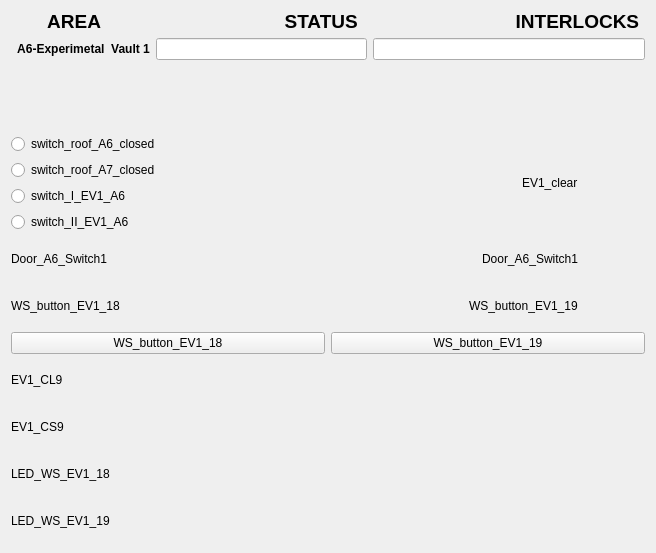
<?xml version="1.0" encoding="UTF-8"?>
<ui version="4.0">
 <class>Form</class>
 <widget class="QWidget" name="Form">
  <property name="geometry">
   <rect>
    <x>0</x>
    <y>0</y>
    <width>621</width>
    <height>553</height>
   </rect>
  </property>
  <property name="windowTitle">
   <string>Form</string>
  </property>
  <layout class="QVBoxLayout" name="verticalLayout_3">
   <item>
    <layout class="QVBoxLayout" name="verticalLayout">
     <item>
      <widget class="QLabel" name="label_4">
       <property name="maximumSize">
        <size>
         <width>16777215</width>
         <height>21</height>
        </size>
       </property>
       <property name="font">
        <font>
         <pointsize>14</pointsize>
         <weight>75</weight>
         <bold>true</bold>
        </font>
       </property>
       <property name="text">
        <string>       AREA                                   STATUS                              INTERLOCKS </string>
       </property>
      </widget>
     </item>
     <item>
      <layout class="QFormLayout" name="formLayout_2">
       <property name="fieldGrowthPolicy">
        <enum>QFormLayout::AllNonFixedFieldsGrow</enum>
       </property>
       <item row="0" column="0">
        <widget class="QLabel" name="label_2">
         <property name="font">
          <font>
           <weight>75</weight>
           <bold>true</bold>
          </font>
         </property>
         <property name="text">
          <string>  A6-Experimetal  Vault 1</string>
         </property>
        </widget>
       </item>
       <item row="0" column="1">
        <layout class="QHBoxLayout" name="horizontalLayout">
         <item>
          <widget class="QELineEdit" name="qelineedit_3">
           <property name="maximumSize">
            <size>
             <width>211</width>
             <height>16777215</height>
            </size>
           </property>
           <property name="alignment">
            <set>Qt::AlignCenter</set>
           </property>
           <property name="variable" stdset="0">
            <string>VCS:EV1-CLR-STATS</string>
           </property>
          </widget>
         </item>
         <item>
          <widget class="QELineEdit" name="qelineedit">
           <property name="alignment">
            <set>Qt::AlignCenter</set>
           </property>
           <property name="variable" stdset="0">
            <string>VCS:EV1-INTLCK-STATS</string>
           </property>
          </widget>
         </item>
        </layout>
       </item>
      </layout>
     </item>
    </layout>
   </item>
   <item>
    <layout class="QHBoxLayout" name="horizontalLayout_9">
     <item>
      <layout class="QVBoxLayout" name="verticalLayout_2">
       <item>
        <widget class="QERadioButton" name="qeradiobutton_3">
         <property name="text">
          <string>switch_roof_A6_closed</string>
         </property>
         <property name="autoExclusive">
          <bool>false</bool>
         </property>
         <property name="variable" stdset="0">
          <string>VCS:SW-RF-A6-CLSD</string>
         </property>
         <property name="format" stdset="0">
          <enum>QERadioButton::LocalEnumeration</enum>
         </property>
         <property name="pressText">
          <string>0</string>
         </property>
         <property name="releaseText">
          <string>1</string>
         </property>
        </widget>
       </item>
       <item>
        <widget class="QERadioButton" name="qeradiobutton">
         <property name="text">
          <string>switch_roof_A7_closed</string>
         </property>
         <property name="autoExclusive">
          <bool>false</bool>
         </property>
         <property name="variable" stdset="0">
          <string>VCS:SW-RF-A7-CLSD</string>
         </property>
         <property name="format" stdset="0">
          <enum>QERadioButton::LocalEnumeration</enum>
         </property>
         <property name="pressText">
          <string>0</string>
         </property>
         <property name="releaseText">
          <string>1</string>
         </property>
        </widget>
       </item>
       <item>
        <widget class="QERadioButton" name="qeradiobutton_4">
         <property name="text">
          <string>switch_I_EV1_A6</string>
         </property>
         <property name="variable" stdset="0">
          <string>VCS:SW-I-EV1-A6</string>
         </property>
         <property name="format" stdset="0">
          <enum>QERadioButton::LocalEnumeration</enum>
         </property>
         <property name="pressText">
          <string>1</string>
         </property>
         <property name="releaseText">
          <string>0</string>
         </property>
        </widget>
       </item>
       <item>
        <widget class="QERadioButton" name="qeradiobutton_2">
         <property name="text">
          <string>switch_II_EV1_A6</string>
         </property>
         <property name="autoExclusive">
          <bool>false</bool>
         </property>
         <property name="variable" stdset="0">
          <string>VCS:SW-II-EV1-A6</string>
         </property>
         <property name="format" stdset="0">
          <enum>QERadioButton::Integer</enum>
         </property>
        </widget>
       </item>
      </layout>
     </item>
     <item>
      <spacer name="horizontalSpacer">
       <property name="orientation">
        <enum>Qt::Horizontal</enum>
       </property>
       <property name="sizeHint" stdset="0">
        <size>
         <width>40</width>
         <height>20</height>
        </size>
       </property>
      </spacer>
     </item>
     <item>
      <layout class="QHBoxLayout" name="horizontalLayout_8">
       <item>
        <widget class="QLabel" name="label_9">
         <property name="maximumSize">
          <size>
           <width>16777215</width>
           <height>20</height>
          </size>
         </property>
         <property name="text">
          <string>EV1_clear</string>
         </property>
        </widget>
       </item>
       <item>
        <widget class="QEBitStatus" name="qebitstatus_3">
         <property name="minimumSize">
          <size>
           <width>61</width>
           <height>41</height>
          </size>
         </property>
         <property name="maximumSize">
          <size>
           <width>61</width>
           <height>41</height>
          </size>
         </property>
         <property name="numberOfBits">
          <number>1</number>
         </property>
         <property name="shape">
          <enum>QBitStatus::Circle</enum>
         </property>
         <property name="offColour">
          <color>
           <red>0</red>
           <green>77</green>
           <blue>0</blue>
          </color>
         </property>
         <property name="variable" stdset="0">
          <string>VCS:EV1-CLEAR</string>
         </property>
        </widget>
       </item>
      </layout>
     </item>
    </layout>
   </item>
   <item>
    <layout class="QHBoxLayout" name="horizontalLayout_3">
     <item>
      <layout class="QHBoxLayout" name="horizontalLayout_14">
       <item>
        <widget class="QLabel" name="label_10">
         <property name="maximumSize">
          <size>
           <width>152</width>
           <height>16777215</height>
          </size>
         </property>
         <property name="text">
          <string>Door_A6_Switch1</string>
         </property>
        </widget>
       </item>
       <item>
        <widget class="QEBitStatus" name="qebitstatus_7">
         <property name="minimumSize">
          <size>
           <width>61</width>
           <height>41</height>
          </size>
         </property>
         <property name="maximumSize">
          <size>
           <width>61</width>
           <height>41</height>
          </size>
         </property>
         <property name="numberOfBits">
          <number>1</number>
         </property>
         <property name="shape">
          <enum>QBitStatus::Circle</enum>
         </property>
         <property name="offColour">
          <color>
           <red>0</red>
           <green>66</green>
           <blue>0</blue>
          </color>
         </property>
         <property name="variable" stdset="0">
          <string>VCS:SW-I-EV1-A6</string>
         </property>
         <property name="displayAlarmStateOption" stdset="0">
          <enum>QEBitStatus::Never</enum>
         </property>
        </widget>
       </item>
      </layout>
     </item>
     <item>
      <layout class="QHBoxLayout" name="horizontalLayout_15">
       <item>
        <spacer name="horizontalSpacer_4">
         <property name="orientation">
          <enum>Qt::Horizontal</enum>
         </property>
         <property name="sizeHint" stdset="0">
          <size>
           <width>40</width>
           <height>20</height>
          </size>
         </property>
        </spacer>
       </item>
       <item>
        <widget class="QLabel" name="label_11">
         <property name="maximumSize">
          <size>
           <width>152</width>
           <height>16777215</height>
          </size>
         </property>
         <property name="text">
          <string>Door_A6_Switch1</string>
         </property>
        </widget>
       </item>
       <item>
        <widget class="QEBitStatus" name="qebitstatus_9">
         <property name="minimumSize">
          <size>
           <width>61</width>
           <height>41</height>
          </size>
         </property>
         <property name="maximumSize">
          <size>
           <width>61</width>
           <height>41</height>
          </size>
         </property>
         <property name="numberOfBits">
          <number>1</number>
         </property>
         <property name="shape">
          <enum>QBitStatus::Circle</enum>
         </property>
         <property name="offColour">
          <color>
           <red>0</red>
           <green>66</green>
           <blue>0</blue>
          </color>
         </property>
         <property name="variable" stdset="0">
          <string>VCS:SW-I-EV1-A6</string>
         </property>
         <property name="displayAlarmStateOption" stdset="0">
          <enum>QEBitStatus::Never</enum>
         </property>
        </widget>
       </item>
      </layout>
     </item>
    </layout>
   </item>
   <item>
    <layout class="QHBoxLayout" name="horizontalLayout_2">
     <item>
      <layout class="QHBoxLayout" name="horizontalLayout_10">
       <item>
        <widget class="QLabel" name="label">
         <property name="maximumSize">
          <size>
           <width>152</width>
           <height>16777215</height>
          </size>
         </property>
         <property name="text">
          <string>WS_button_EV1_18</string>
         </property>
        </widget>
       </item>
       <item>
        <widget class="QEBitStatus" name="qebitstatus_6">
         <property name="minimumSize">
          <size>
           <width>61</width>
           <height>41</height>
          </size>
         </property>
         <property name="maximumSize">
          <size>
           <width>61</width>
           <height>41</height>
          </size>
         </property>
         <property name="numberOfBits">
          <number>1</number>
         </property>
         <property name="shape">
          <enum>QBitStatus::Circle</enum>
         </property>
         <property name="offColour">
          <color>
           <red>0</red>
           <green>66</green>
           <blue>0</blue>
          </color>
         </property>
         <property name="variable" stdset="0">
          <string>VCS:WS-BUT-EV1-18</string>
         </property>
         <property name="displayAlarmStateOption" stdset="0">
          <enum>QEBitStatus::Never</enum>
         </property>
        </widget>
       </item>
      </layout>
     </item>
     <item>
      <layout class="QHBoxLayout" name="horizontalLayout_11">
       <item>
        <spacer name="horizontalSpacer_3">
         <property name="orientation">
          <enum>Qt::Horizontal</enum>
         </property>
         <property name="sizeHint" stdset="0">
          <size>
           <width>40</width>
           <height>20</height>
          </size>
         </property>
        </spacer>
       </item>
       <item>
        <widget class="QLabel" name="label_3">
         <property name="maximumSize">
          <size>
           <width>152</width>
           <height>16777215</height>
          </size>
         </property>
         <property name="text">
          <string>WS_button_EV1_19</string>
         </property>
        </widget>
       </item>
       <item>
        <widget class="QEBitStatus" name="qebitstatus_8">
         <property name="minimumSize">
          <size>
           <width>61</width>
           <height>41</height>
          </size>
         </property>
         <property name="maximumSize">
          <size>
           <width>61</width>
           <height>41</height>
          </size>
         </property>
         <property name="numberOfBits">
          <number>1</number>
         </property>
         <property name="shape">
          <enum>QBitStatus::Circle</enum>
         </property>
         <property name="offColour">
          <color>
           <red>0</red>
           <green>66</green>
           <blue>0</blue>
          </color>
         </property>
         <property name="variable" stdset="0">
          <string>VCS:WS-BUT-EV1-19</string>
         </property>
         <property name="displayAlarmStateOption" stdset="0">
          <enum>QEBitStatus::Never</enum>
         </property>
        </widget>
       </item>
      </layout>
     </item>
    </layout>
   </item>
   <item>
    <layout class="QHBoxLayout" name="horizontalLayout_13">
     <item>
      <widget class="QEPushButton" name="qepushbutton_3">
       <property name="text">
        <string>WS_button_EV1_18</string>
       </property>
       <property name="variable" stdset="0">
        <string>VCS:WS-BUT-EV1-18</string>
       </property>
       <property name="writeOnPress">
        <bool>true</bool>
       </property>
       <property name="writeOnRelease">
        <bool>true</bool>
       </property>
       <property name="writeOnClick">
        <bool>false</bool>
       </property>
       <property name="pressText">
        <string>0</string>
       </property>
       <property name="releaseText">
        <string>1</string>
       </property>
      </widget>
     </item>
     <item>
      <widget class="QEPushButton" name="qepushbutton_4">
       <property name="text">
        <string>WS_button_EV1_19</string>
       </property>
       <property name="variable" stdset="0">
        <string>VCS:WS-BUT-EV1-19</string>
       </property>
       <property name="writeOnPress">
        <bool>true</bool>
       </property>
       <property name="writeOnRelease">
        <bool>true</bool>
       </property>
       <property name="writeOnClick">
        <bool>false</bool>
       </property>
       <property name="pressText">
        <string>0</string>
       </property>
       <property name="releaseText">
        <string>1</string>
       </property>
      </widget>
     </item>
    </layout>
   </item>
   <item>
    <layout class="QHBoxLayout" name="horizontalLayout_4">
     <item>
      <widget class="QLabel" name="label_5">
       <property name="maximumSize">
        <size>
         <width>16777215</width>
         <height>20</height>
        </size>
       </property>
       <property name="text">
        <string>EV1_CL9</string>
       </property>
      </widget>
     </item>
     <item>
      <widget class="QEBitStatus" name="qebitstatus">
       <property name="minimumSize">
        <size>
         <width>61</width>
         <height>41</height>
        </size>
       </property>
       <property name="maximumSize">
        <size>
         <width>61</width>
         <height>41</height>
        </size>
       </property>
       <property name="numberOfBits">
        <number>1</number>
       </property>
       <property name="shape">
        <enum>QBitStatus::Circle</enum>
       </property>
       <property name="offColour">
        <color>
         <red>0</red>
         <green>66</green>
         <blue>0</blue>
        </color>
       </property>
       <property name="variable" stdset="0">
        <string>VCS:CL9-EV1</string>
       </property>
       <property name="displayAlarmStateOption" stdset="0">
        <enum>QEBitStatus::Never</enum>
       </property>
      </widget>
     </item>
    </layout>
   </item>
   <item>
    <layout class="QHBoxLayout" name="horizontalLayout_5">
     <item>
      <widget class="QLabel" name="label_6">
       <property name="maximumSize">
        <size>
         <width>16777215</width>
         <height>20</height>
        </size>
       </property>
       <property name="text">
        <string>EV1_CS9</string>
       </property>
      </widget>
     </item>
     <item>
      <widget class="QEBitStatus" name="qebitstatus_2">
       <property name="minimumSize">
        <size>
         <width>61</width>
         <height>41</height>
        </size>
       </property>
       <property name="maximumSize">
        <size>
         <width>61</width>
         <height>41</height>
        </size>
       </property>
       <property name="numberOfBits">
        <number>1</number>
       </property>
       <property name="shape">
        <enum>QBitStatus::Circle</enum>
       </property>
       <property name="offColour">
        <color>
         <red>0</red>
         <green>71</green>
         <blue>0</blue>
        </color>
       </property>
       <property name="variable" stdset="0">
        <string>VCS:CS9-EV1</string>
       </property>
      </widget>
     </item>
    </layout>
   </item>
   <item>
    <layout class="QHBoxLayout" name="horizontalLayout_6">
     <item>
      <widget class="QLabel" name="label_7">
       <property name="maximumSize">
        <size>
         <width>16777215</width>
         <height>20</height>
        </size>
       </property>
       <property name="text">
        <string>LED_WS_EV1_18</string>
       </property>
      </widget>
     </item>
     <item>
      <widget class="QEBitStatus" name="qebitstatus_4">
       <property name="minimumSize">
        <size>
         <width>61</width>
         <height>41</height>
        </size>
       </property>
       <property name="maximumSize">
        <size>
         <width>61</width>
         <height>41</height>
        </size>
       </property>
       <property name="numberOfBits">
        <number>1</number>
       </property>
       <property name="shape">
        <enum>QBitStatus::Circle</enum>
       </property>
       <property name="offColour">
        <color>
         <red>0</red>
         <green>70</green>
         <blue>0</blue>
        </color>
       </property>
       <property name="variable" stdset="0">
        <string>VCS:LED-WS-EV1-18</string>
       </property>
       <property name="variableSubstitutions" stdset="0">
        <string/>
       </property>
      </widget>
     </item>
    </layout>
   </item>
   <item>
    <layout class="QHBoxLayout" name="horizontalLayout_7">
     <item>
      <widget class="QLabel" name="label_8">
       <property name="maximumSize">
        <size>
         <width>16777215</width>
         <height>20</height>
        </size>
       </property>
       <property name="text">
        <string>LED_WS_EV1_19</string>
       </property>
      </widget>
     </item>
     <item>
      <widget class="QEBitStatus" name="qebitstatus_5">
       <property name="minimumSize">
        <size>
         <width>61</width>
         <height>41</height>
        </size>
       </property>
       <property name="maximumSize">
        <size>
         <width>61</width>
         <height>41</height>
        </size>
       </property>
       <property name="numberOfBits">
        <number>1</number>
       </property>
       <property name="shape">
        <enum>QBitStatus::Circle</enum>
       </property>
       <property name="offColour">
        <color>
         <red>0</red>
         <green>76</green>
         <blue>0</blue>
        </color>
       </property>
       <property name="variable" stdset="0">
        <string>VCS:LED-WS-EV1-19</string>
       </property>
      </widget>
     </item>
    </layout>
   </item>
  </layout>
 </widget>
 <customwidgets>
  <customwidget>
   <class>QEBitStatus</class>
   <extends>QBitStatus</extends>
   <header>QEBitStatus.h</header>
  </customwidget>
  <customwidget>
   <class>QELineEdit</class>
   <extends>QLineEdit</extends>
   <header>QELineEdit.h</header>
  </customwidget>
  <customwidget>
   <class>QEPushButton</class>
   <extends>QPushButton</extends>
   <header>QEPushButton.h</header>
  </customwidget>
  <customwidget>
   <class>QERadioButton</class>
   <extends>QRadioButton</extends>
   <header>QERadioButton.h</header>
  </customwidget>
  <customwidget>
   <class>QBitStatus</class>
   <extends>QWidget</extends>
   <header>QBitStatus.h</header>
  </customwidget>
 </customwidgets>
 <resources/>
 <connections/>
</ui>
